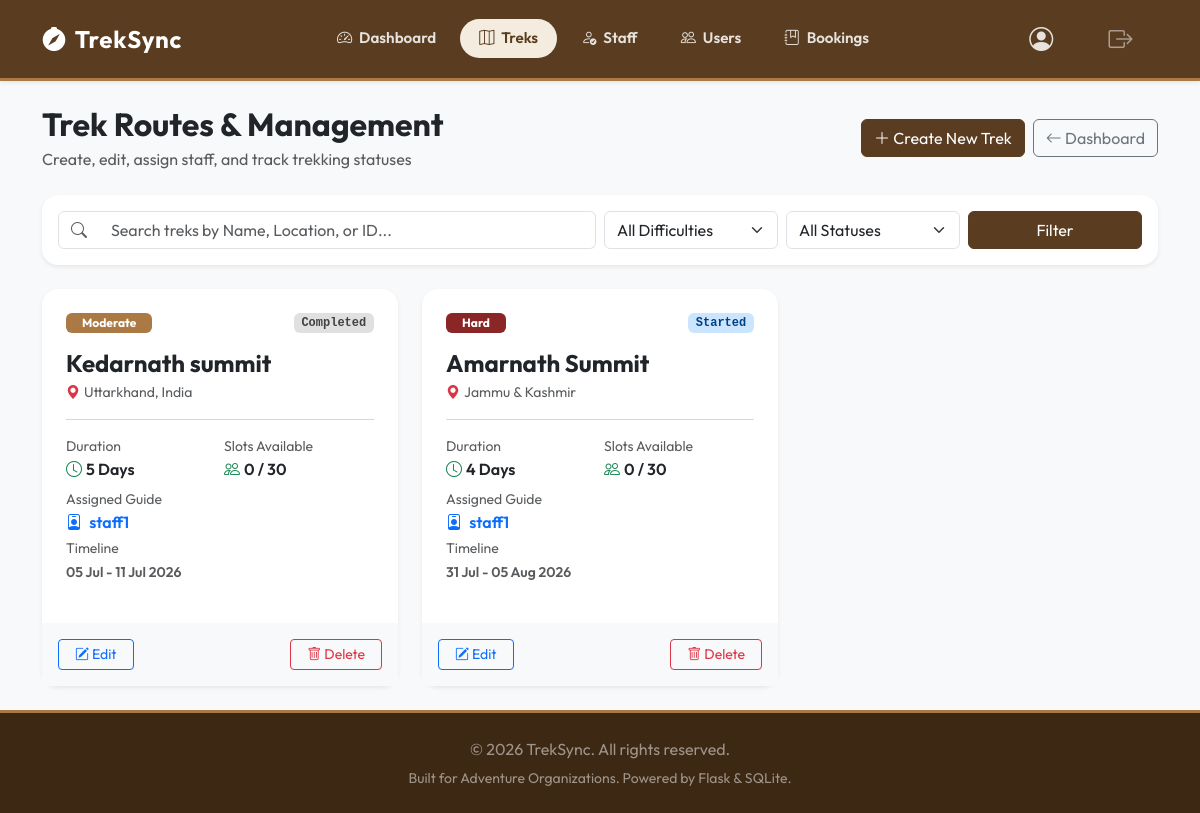
/admin/treks (signed in), run on an earlier commit of the app's database.
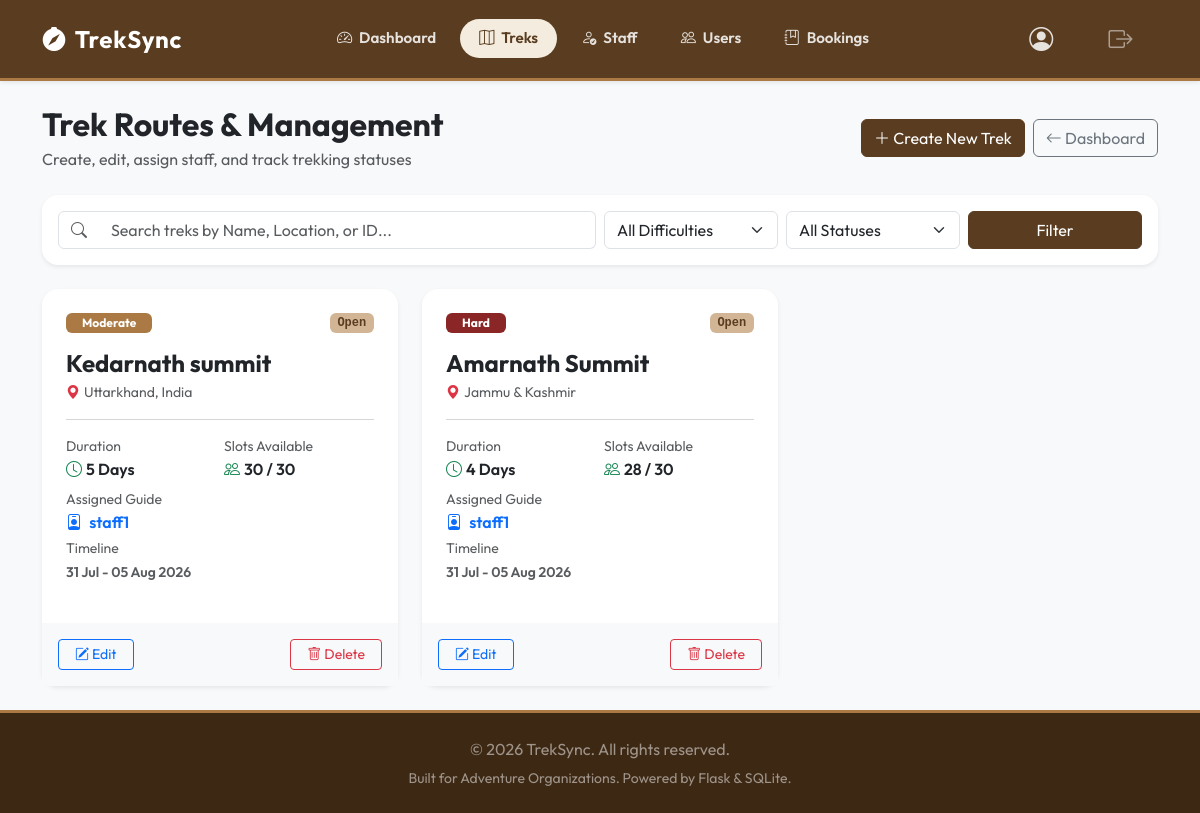
And on a later commit of the database.
### models.py (models this page shows, shortened)
class Trek(db.Model):
    __tablename__ = 'trek'
    id = db.Column(db.Integer, primary_key=True)
    name = db.Column(db.String(100), nullable=False)
    location = db.Column(db.String(100), nullable=False)
    difficulty = db.Column(db.String(20), nullable=False)  # 'Easy', 'Moderate', 'Hard'
    duration = db.Column(db.Integer, nullable=False)  # in days
    max_slots = db.Column(db.Integer, nullable=False)
    available_slots = db.Column(db.Integer, nullable=False)
    staff_id = db.Column(db.Integer, db.ForeignKey('user.id'), nullable=True)  # Assigned staff
    status = db.Column(db.String(20), default='Pending')  # 'Pending', 'Approved', 'Open', 'Closed', 'Completed'
    start_date = db.Column(db.Date, nullable=False)
    end_date = db.Column(db.Date, nullable=False)
    staff = db.relationship('User', back_populates='assigned_treks', foreign_keys=[staff_id])
    bookings = db.relationship('Booking', back_populates='trek', cascade="all, delete-orphan")

class User(db.Model, UserMixin):
    __tablename__ = 'user'
    id = db.Column(db.Integer, primary_key=True)
    username = db.Column(db.String(80), unique=True, nullable=False)
    email = db.Column(db.String(120), unique=True, nullable=False)
    password_hash = db.Column(db.String(255), nullable=False)
    role = db.Column(db.String(20), nullable=False)  # 'admin', 'staff', 'trekker'
    is_active = db.Column(db.Boolean, default=True)  # Admin can deactivate
    is_blacklisted = db.Column(db.Boolean, default=False)  # Admin can blacklist
    profile = db.relationship('StaffProfile', back_populates='user', uselist=False, cascade="all, delete-orphan")
    bookings = db.relationship('Booking', back_populates='user', cascade="all, delete-orphan")
    assigned_treks = db.relationship('Trek', back_populates='staff', foreign_keys='Trek.staff_id')

### app.py (the view)
@app.route('/admin/treks')
@login_required
@admin_required
def admin_treks():
    search_query = request.args.get('q', '').strip()
    filter_difficulty = request.args.get('difficulty', '').strip()
    filter_status = request.args.get('status', '').strip()
    query = Trek.query
    if search_query:
        if search_query.isdigit():
            query = query.filter((Trek.name.like(f"%{search_query}%")) | (Trek.location.like(f"%{search_query}%")) | (Trek.id == int(search_query)))
        else:
            query = query.filter((Trek.name.like(f"%{search_query}%")) | (Trek.location.like(f"%{search_query}%")))
    if filter_difficulty:
        query = query.filter(Trek.difficulty == filter_difficulty)
    if filter_status:
        query = query.filter(Trek.status == filter_status)
    treks = query.all()
    return render_template('admin/treks.html', treks=treks, search_query=search_query, filter_difficulty=filter_difficulty, filter_status=filter_status)

### app.py (called while the page is built)
@login_manager.user_loader
def load_user(user_id):
    return User.query.get(int(user_id))

def admin_required(f):
    @wraps(f)
    def decorated_function(*args, **kwargs):
        if not current_user.is_authenticated or current_user.role != 'admin':
            flash('Access denied. Admin role required.', 'error')
            return redirect(url_for('home'))
        return f(*args, **kwargs)
    return decorated_function

### templates/admin/treks.html (shortened to what the changed rows need)
{% extends "base.html" %}
{% block content %}
<div class="container">
    <div class="d-flex flex-column flex-md-row justify-content-between align-items-md-center gap-3 mb-4">
        <div>
            <h1 class="h2 fw-bold mb-1">Trek Routes & Management</h1>
        </div>
    </div>
    <div class="row g-4">
        {% if treks %}
            {% for trek in treks %}
                <div class="col-lg-4 col-md-6">
                    <div class="card h-100 border-0 shadow-sm">
                        <div class="card-body p-4">
                            <div class="d-flex justify-content-between align-items-start mb-3">
                                <span class="badge text-capitalize
                                    {% if trek.difficulty == 'Easy' %}badge-easy
                                    {% elif trek.difficulty == 'Moderate' %}badge-moderate
                                    {% else %}badge-hard{% endif %} py-1.5 px-3">
                                    {{ trek.difficulty }}
                                </span>
                                <span class="badge status-{{ trek.status.lower() }} py-1 px-2.5 font-monospace">
                                    {{ trek.status }}
                                </span>
                            </div>
                            <h4 class="card-title fw-bold mb-1">{{ trek.name }}</h4>
                            <p class="text-muted small mb-3"><i class="bi bi-geo-alt-fill text-danger me-1"></i>{{ trek.location }}</p>
                            <hr class="my-3 text-muted">
                            <div class="row g-2 mb-3">
                                <div class="col-6">
                                    <small class="text-muted d-block">Duration</small>
                                    <span class="fw-semibold text-dark"><i class="bi bi-clock me-1 text-success"></i>{{ trek.duration }} Days</span>
                                </div>
                                <div class="col-6">
                                    <small class="text-muted d-block">Slots Available</small>
                                    <span class="fw-semibold text-dark"><i class="bi bi-people me-1 text-success"></i>{{ trek.available_slots }} / {{ trek.max_slots }}</span>
                                </div>
                                <div class="col-12 mt-2">
                                    <small class="text-muted d-block">Assigned Guide</small>
                                    <span class="fw-semibold {% if trek.staff %}text-primary{% else %}text-danger{% endif %}">
                                        <i class="bi bi-person-badge me-1"></i>
                                        {% if trek.staff %}{{ trek.staff.username }} {% else %}Unassigned{% endif %}
                                    </span>
                                </div>
                                <div class="col-12 mt-1">
                                    <small class="text-muted d-block">Timeline</small>
                                    <small class="fw-semibold text-muted">
                                        {{ trek.start_date.strftime('%d %b') }} - {{ trek.end_date.strftime('%d %b %Y') }}
                                    </small>
                                </div>
                            </div>
                        </div>
                        <div class="card-footer bg-light border-0 p-3 d-flex justify-content-between">
                            <a href="{{ url_for('admin_edit_trek', trek_id=trek.id) }}" class="btn btn-sm btn-outline-primary px-3">
                                <i class="bi bi-pencil-square"></i> Edit
                            </a>
                            <form action="{{ url_for('admin_delete_trek', trek_id=trek.id) }}" method="POST" onsubmit="return confirm('Are you sure you want to delete this trek? This will remove all associated bookings.');">
                                <button type="submit" class="btn btn-sm btn-outline-danger px-3">
                                    <i class="bi bi-trash"></i> Delete
                                </button>
                            </form>
                        </div>
                    </div>
                </div>
            {% endfor %}
        {% else %}
            <div class="col-12 text-center py-5 text-muted">
                <i class="bi bi-compass fs-1 mb-2 d-block"></i>
                No treks found matching the criteria. Click "Create New Trek" to add one!
            </div>
        {% endif %}
    </div>
</div>
{% endblock %}

What changed in the data, as far as the page shows it:
changed Trek "Kedarnath summit": status "Completed" → "Open"; available_slots "0" → "30"; start_date "05 Jul" → "31 Jul"; end_date "11 Jul 2026" → "05 Aug 2026"
changed Trek "Amarnath Summit": status "Started" → "Open"; available_slots "0" → "28"
